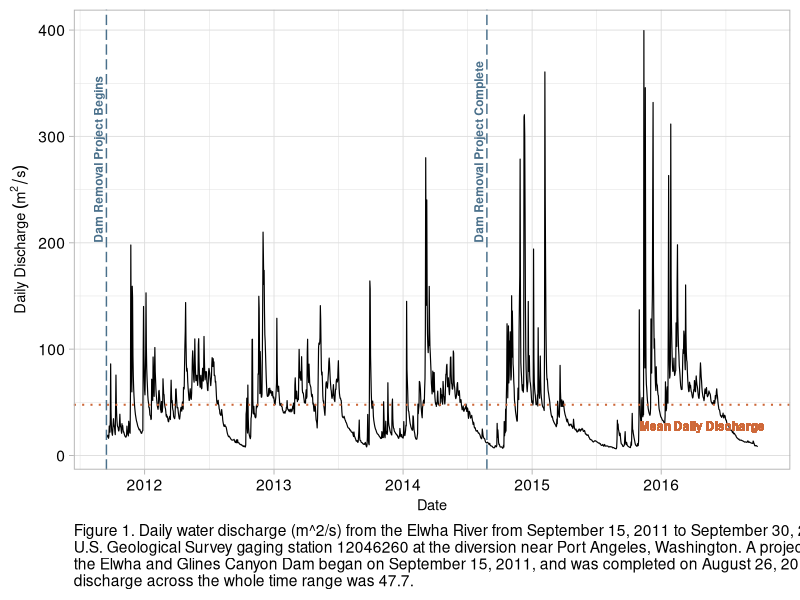
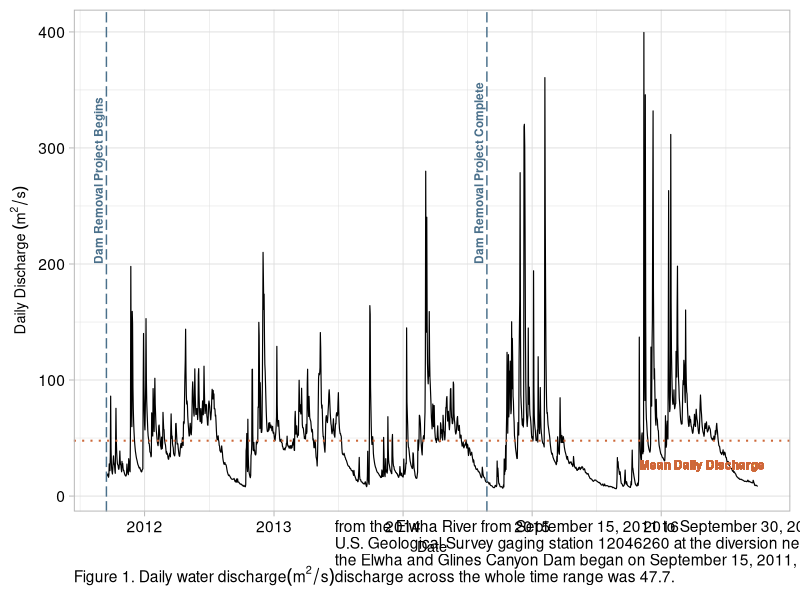

Here is the R script that generated these plots, in order:
## ---- chunk 1
getwd()

library(tidyverse)
library(viridis)
library(ggplot2)

USGS_ElwhaRiverDischarge<-read_csv("./Processed/USGS_ElwhaRiver_processed.csv")

class(USGS_ElwhaRiverDischarge$Date) #Still a date, that's good


## ---- chunk 2

mytheme <- theme_light(base_size = 14) +
  theme(axis.text = element_text(color = "black"), 
        legend.position = "top")
theme_set(mytheme)


#This should add a caption?
#+labs(subtitle = "theme_gray()")
## ---- chunk 3

#lines to describe what is happening
d=data.frame(date=as.Date(c("2011-09-15", "2014-08-26")), event=c("Dam Removal Project Begins", "Dam Removal Project Complete"))



myplot<-ggplot(USGS_ElwhaRiverDischarge)+
  geom_line(aes(x = Date, y = DailyDischarge), size=.4) +
geom_vline(data=d, mapping=aes(xintercept=date), color="skyblue4", lty=5, size=.5)+
  geom_hline(yintercept = 47.7, lty=3, color="sienna3", size=.7)+
  geom_text(data=d, mapping=aes
            (x=date, y=200, label=event), 
            size=3, angle=90, vjust=-0.4, hjust=0, color= "skyblue4", fontface="bold")+
  geom_text(x= as.Date("2015-11-01"), y=20, size = 3, label= "Mean Daily Discharge", color= "sienna3", vjust=-0.4, hjust=0, fontface="bold")+
  mytheme+
  ylab(expression(Daily~Discharge~(m^2/s)))+
  xlab("Date")+
  theme(axis.title.y = element_text(size = rel(.75), angle = 90))+
  theme(axis.title.x = element_text(size= rel(.75)))+
  labs(caption ="Figure 1. Daily water discharge (m^2/s) from the Elwha River from September 15, 2011 to September 30, 2016 measured at the \nU.S. Geological Survey gaging station 12046260 at the diversion near Port Angeles, Washington. A project to remove \nthe Elwha and Glines Canyon Dam began on September 15, 2011, and was completed on August 26, 2014. Mean Daily \ndischarge across the whole time range was 47.7.")+
  theme(plot.caption = element_text(hjust = 0) )
  print(myplot)

#good as is but doesn't have superscript in the caption



## ---- chunk 4

myplot2<-ggplot(USGS_ElwhaRiverDischarge)+
  geom_line(aes(x = Date, y = DailyDischarge), size=.4) +
geom_vline(data=d, mapping=aes(xintercept=date), color="skyblue4", lty=5, size=.5)+
  geom_hline(yintercept = 47.7, lty=3, color="sienna3", size=.7)+
  geom_text(data=d, mapping=aes
            (x=date, y=200, label=event), 
            size=3, angle=90, vjust=-0.4, hjust=0, color= "skyblue4", fontface="bold")+
  geom_text(x= as.Date("2015-11-01"), y=20, size = 3, label= "Mean Daily Discharge", color= "sienna3", vjust=-0.4, hjust=0, fontface="bold")+
  mytheme+
  ylab(expression(Daily~Discharge~(m^2/s)))+
  xlab("Date")+
  theme(axis.title.y = element_text(size = rel(.75), angle = 90))+
  theme(axis.title.x = element_text(size= rel(.75)))+
  labs(caption =expression(paste("Figure 1. Daily water discharge", (m^2/s), "from the Elwha River from September 15, 2011 to September 30, 2016 measured at the \nU.S. Geological Survey gaging station 12046260 at the diversion near Port Angeles, Washington. A project to remove \nthe Elwha and Glines Canyon Dam began on September 15, 2011, and was completed on August 26, 2014. Mean Daily \ndischarge across the whole time range was 47.7.")))+
  theme(plot.caption = element_text(hjust = 0) )
  print(myplot2)
